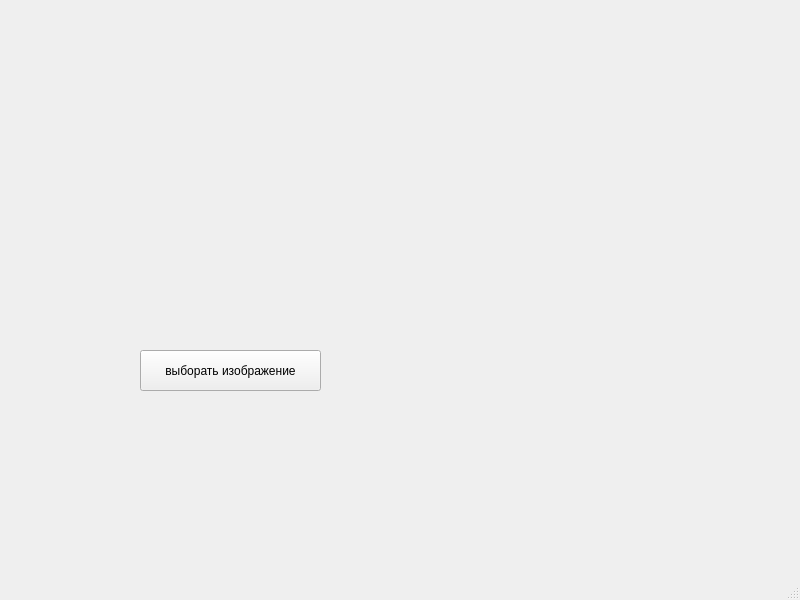
<?xml version="1.0" encoding="UTF-8"?>
<ui version="4.0">
 <class>MainWindow</class>
 <widget class="QMainWindow" name="MainWindow">
  <property name="geometry">
   <rect>
    <x>0</x>
    <y>0</y>
    <width>800</width>
    <height>600</height>
   </rect>
  </property>
  <property name="windowTitle">
   <string>MainWindow</string>
  </property>
  <widget class="QWidget" name="centralwidget">
   <widget class="QStackedWidget" name="stackedWidget">
    <property name="geometry">
     <rect>
      <x>30</x>
      <y>20</y>
      <width>761</width>
      <height>491</height>
     </rect>
    </property>
    <property name="currentIndex">
     <number>0</number>
    </property>
    <widget class="QWidget" name="page">
     <widget class="QPushButton" name="pushButton">
      <property name="geometry">
       <rect>
        <x>110</x>
        <y>330</y>
        <width>181</width>
        <height>41</height>
       </rect>
      </property>
      <property name="text">
       <string>выборать изображение</string>
      </property>
     </widget>
    </widget>
    <widget class="QWidget" name="page_2">
     <widget class="QLabel" name="imageLable">
      <property name="geometry">
       <rect>
        <x>10</x>
        <y>40</y>
        <width>481</width>
        <height>461</height>
       </rect>
      </property>
      <property name="text">
       <string/>
      </property>
     </widget>
     <widget class="QWidget" name="verticalLayoutWidget">
      <property name="geometry">
       <rect>
        <x>560</x>
        <y>50</y>
        <width>160</width>
        <height>211</height>
       </rect>
      </property>
      <layout class="QVBoxLayout" name="verticalLayout">
       <item>
        <widget class="QLabel" name="label">
         <property name="text">
          <string>1 parametr</string>
         </property>
        </widget>
       </item>
       <item>
        <widget class="QSlider" name="horizontalSlider">
         <property name="orientation">
          <enum>Qt::Horizontal</enum>
         </property>
        </widget>
       </item>
       <item>
        <widget class="QLabel" name="label_2">
         <property name="text">
          <string>2 parametr</string>
         </property>
        </widget>
       </item>
       <item>
        <widget class="QSlider" name="horizontalSlider_2">
         <property name="orientation">
          <enum>Qt::Horizontal</enum>
         </property>
        </widget>
       </item>
       <item>
        <widget class="QLabel" name="label_3">
         <property name="text">
          <string>3 paratetr</string>
         </property>
        </widget>
       </item>
       <item>
        <widget class="QSlider" name="horizontalSlider_3">
         <property name="orientation">
          <enum>Qt::Horizontal</enum>
         </property>
        </widget>
       </item>
      </layout>
     </widget>
    </widget>
   </widget>
  </widget>
  <widget class="QMenuBar" name="menubar">
   <property name="geometry">
    <rect>
     <x>0</x>
     <y>0</y>
     <width>800</width>
     <height>22</height>
    </rect>
   </property>
  </widget>
  <widget class="QStatusBar" name="statusbar"/>
 </widget>
 <resources/>
 <connections/>
</ui>
